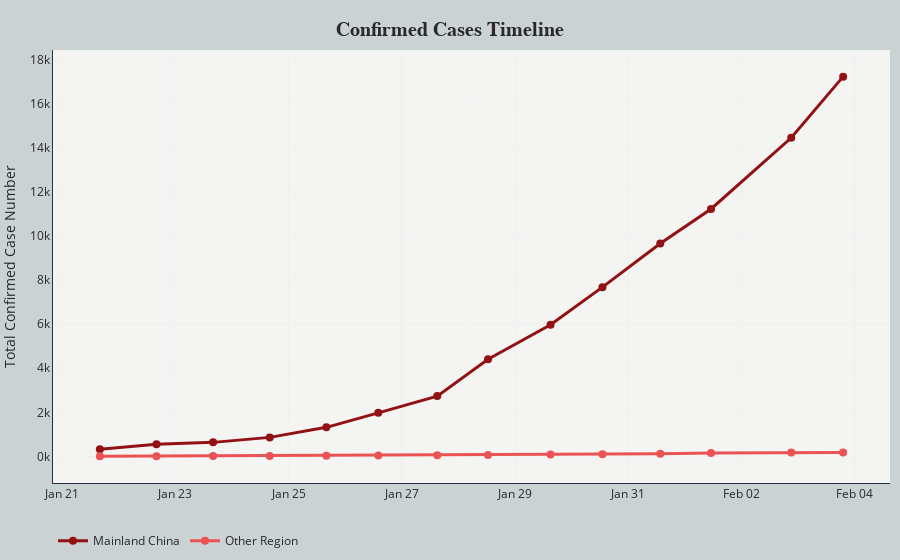

Notebook cell for this chart:
### Code cell
# Line plot for confirmed cases
# Set up tick scale based on confirmed case number
tickList = list(np.arange(0, df_confirmed['Mainland China'].max()+1000, 2000))

# Create empty figure canvas
fig_confirmed = go.Figure()
# Add trace to the figure
fig_confirmed.add_trace(go.Scatter(x=df_confirmed['Date'], y=df_confirmed['Mainland China'],
                         mode='lines+markers',
                         name='Mainland China',
                         line=dict(color='#921113', width=3),
                         marker=dict(size=8),
                         text=[datetime.strftime(d, '%b %d %Y AEDT') for d in df_confirmed['Date']],
                         hovertemplate='<b>%{text}</b><br></br>'+
                                       'Mainland China confirmed<br>'+
                                       '%{y} cases<br>'+
                                       '<extra></extra>'))
fig_confirmed.add_trace(go.Scatter(x=df_confirmed['Date'], y=df_confirmed['Other locations'],
                         mode='lines+markers',
                         name='Other Region',
                         line=dict(color='#eb5254', width=3),
                         marker=dict(size=8),
                         text=[datetime.strftime(d, '%b %d %Y AEDT') for d in df_confirmed['Date']],
                         hovertemplate='<b>%{text}</b><br></br>'+
                                       'Other region confirmed<br>'+
                                       '%{y} cases<br>'+
                                       '<extra></extra>'))
# Customise layout
fig_confirmed.update_layout(
    title=dict(
        text="<b>Confirmed Cases Timeline<b>",
        y=0.96, x=0.5, xanchor='center', yanchor='top',
        font=dict(size=20, color="#292929", family="Playfair Display")
    ),
    margin=go.layout.Margin(
        l=5,
        r=10,
        b=10,
        t=50,
        pad=0
    ),
    yaxis=dict(
        showline=True, linecolor='#272e3e',
        zeroline=False,
        gridcolor='#cbd2d3',
        gridwidth = .1,
        tickmode='array',
        # Set tick range based on the maximum number
        tickvals=tickList,
        # Set tick label accordingly
        ticktext=["{:.0f}k".format(i/1000) for i in tickList]
    ),
    yaxis_title="Total Confirmed Case Number",
    xaxis=dict(
        showline=True, linecolor='#272e3e',
        gridcolor='#cbd2d3',
        gridwidth = .1,
        zeroline=False
    ),
    xaxis_tickformat='%b %d',
    hovermode = 'x',
    legend_orientation="h",
    plot_bgcolor='#f4f4f2',
    paper_bgcolor='#cbd2d3',
    font=dict(color='#292929')
)

fig_confirmed.show()

### Figure 1 — Plotly figure (JSON) as saved in the notebook; plotly's stock layout.template omitted (floating-point values rounded to 4 significant figures)
{"data": [{"hovertemplate": "<b>%{text}</b><br></br>Mainland China confirmed<br>%{y} cases<br><extra></extra>", "line": {"color": "#921113", "width": 3}, "marker": {"size": 8}, "mode": "lines+markers", "name": "Mainland China", "text": ["Feb 03 2020 AEDT", "Feb 02 2020 AEDT", "Feb 01 2020 AEDT", "Jan 31 2020 AEDT", "Jan 30 2020 AEDT", "Jan 29 2020 AEDT", "Jan 28 2020 AEDT", "Jan 27 2020 AEDT", "Jan 26 2020 AEDT", "Jan 25 2020 AEDT", "Jan 24 2020 AEDT", "Jan 23 2020 AEDT", "Jan 22 2020 AEDT", "Jan 21 2020 AEDT"], "type": "scatter", "x": ["2020-02-03T19:00:00", "2020-02-02T21:00:00", "2020-02-01T11:00:00", "2020-01-31T13:30:00", "2020-01-30T13:00:00", "2020-01-29T15:00:00", "2020-01-28T12:30:00", "2020-01-27T15:00:00", "2020-01-26T14:00:00", "2020-01-25T16:00:00", "2020-01-24T16:00:00", "2020-01-23T16:00:00", "2020-01-22T16:00:00", "2020-01-21T16:00:00"], "y": [17222, 14451, 11221, 9658, 7678, 5970, 4409, 2737, 1979, 1320, 865, 639, 549, 327]}, {"hovertemplate": "<b>%{text}</b><br></br>Other region confirmed<br>%{y} cases<br><extra></extra>", "line": {"color": "#eb5254", "width": 3}, "marker": {"size": 8}, "mode": "lines+markers", "name": "Other Region", "text": ["Feb 03 2020 AEDT", "Feb 02 2020 AEDT", "Feb 01 2020 AEDT", "Jan 31 2020 AEDT", "Jan 30 2020 AEDT", "Jan 29 2020 AEDT", "Jan 28 2020 AEDT", "Jan 27 2020 AEDT", "Jan 26 2020 AEDT", "Jan 25 2020 AEDT", "Jan 24 2020 AEDT", "Jan 23 2020 AEDT", "Jan 22 2020 AEDT", "Jan 21 2020 AEDT"], "type": "scatter", "x": ["2020-02-03T19:00:00", "2020-02-02T21:00:00", "2020-02-01T11:00:00", "2020-01-31T13:30:00", "2020-01-30T13:00:00", "2020-01-29T15:00:00", "2020-01-28T12:30:00", "2020-01-27T15:00:00", "2020-01-26T14:00:00", "2020-01-25T16:00:00", "2020-01-24T16:00:00", "2020-01-23T16:00:00", "2020-01-22T16:00:00", "2020-01-21T16:00:00"], "y": [181, 177, 153, 118, 105, 87, 64, 57, 40, 34, 16, 26, 6, 5]}], "layout": {"font": {"color": "#292929"}, "hovermode": "x", "legend": {"orientation": "h"}, "margin": {"b": 10, "l": 5, "pad": 0, "r": 10, "t": 50}, "paper_bgcolor": "#cbd2d3", "plot_bgcolor": "#f4f4f2", "title": {"font": {"color": "#292929", "family": "Playfair Display", "size": 20}, "text": "<b>Confirmed Cases Timeline<b>", "x": 0.5, "xanchor": "center", "y": 0.96, "yanchor": "top"}, "xaxis": {"gridcolor": "#cbd2d3", "gridwidth": 0.1, "linecolor": "#272e3e", "showline": true, "tickformat": "%b %d", "zeroline": false}, "yaxis": {"gridcolor": "#cbd2d3", "gridwidth": 0.1, "linecolor": "#272e3e", "showline": true, "tickmode": "array", "ticktext": ["0k", "2k", "4k", "6k", "8k", "10k", "12k", "14k", "16k", "18k"], "tickvals": [0, 2000, 4000, 6000, 8000, 10000, 12000, 14000, 16000, 18000], "title": {"text": "Total Confirmed Case Number"}, "zeroline": false}}}
